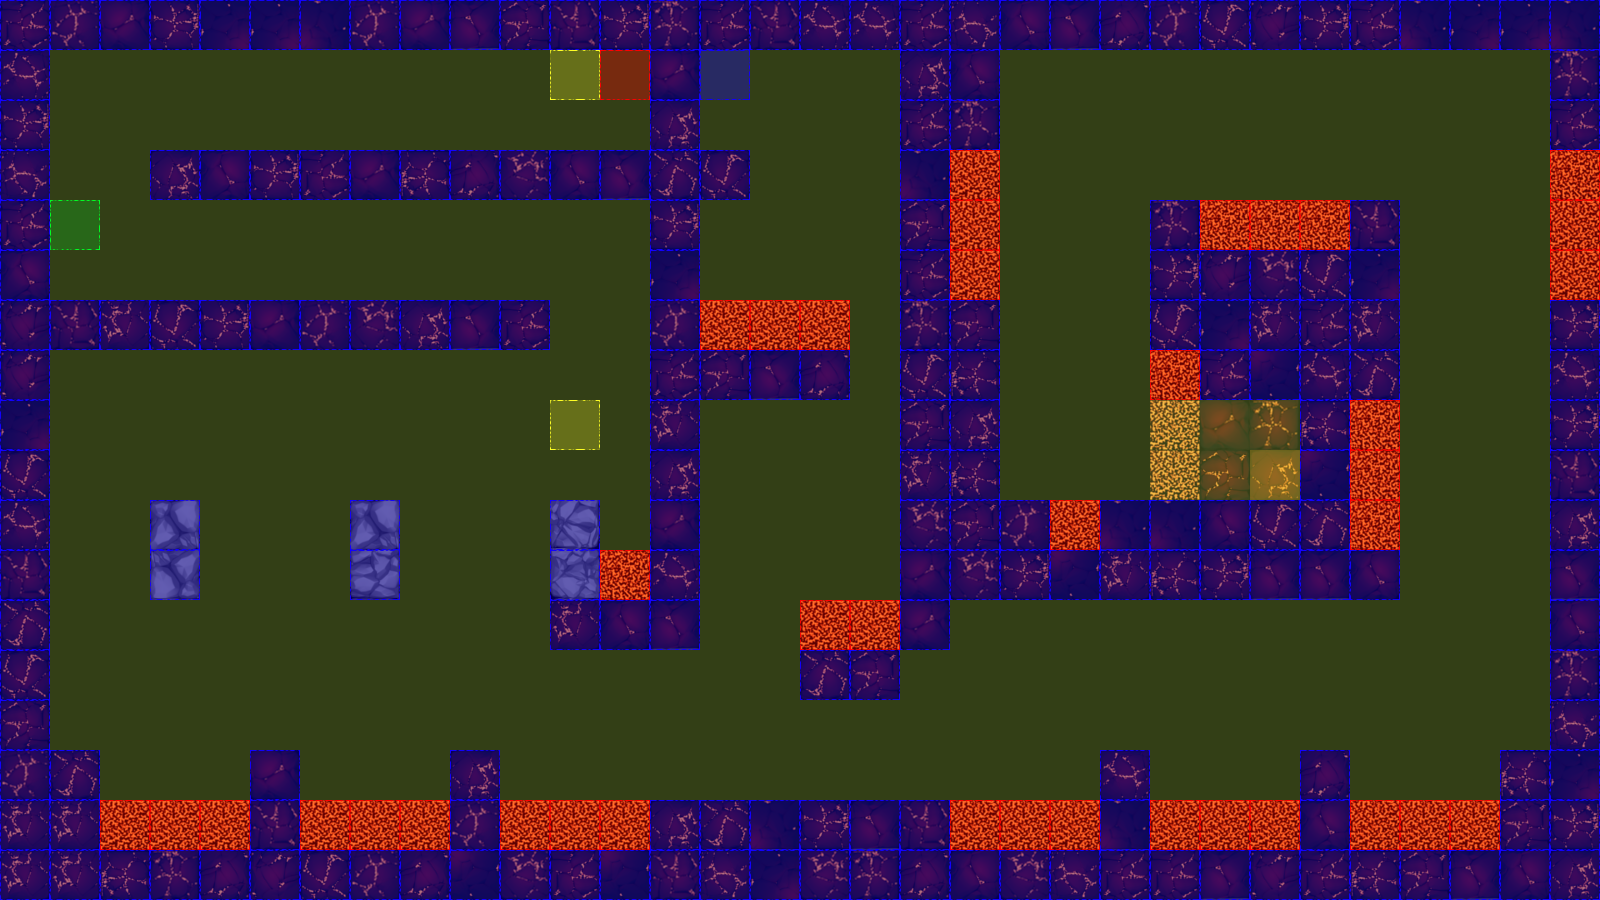

Rendered tile map (Tiled .tmx) drawn with the repository's tilesets; below, a short description and the map source with its tile grids summarised:
An orthogonal 32x18 tile map with 50x50 px tiles, 3 tile layers (terrain, collision, event), 2 tilesets.

<map version="1.0" orientation="orthogonal" renderorder="left-up" width="32" height="18" tilewidth="50" tileheight="50" nextobjectid="3">
 <tileset firstgid="1" name="dungeonTile.png" tilewidth="50" tileheight="50" tilecount="64" columns="8">
  <image source="tiles/dungeonTile.png" width="400" height="400" />
 </tileset>
 <tileset firstgid="65" name="collisionTile" tilewidth="50" tileheight="50" tilecount="12" columns="3">
  <image source="tiles/collisionTile.png" width="150" height="200" />
 </tileset>
 <layer name="terrain" width="32" height="18">
  <data>[576 cells, 253 non-empty, 29 distinct tile ids]</data>
 </layer>
 <layer name="collision" width="32" height="18">
  <data>[576 cells, 576 non-empty, 3 distinct tile ids]</data>
 </layer>
 <layer name="event" width="32" height="18">
  <data>[576 cells, 6 non-empty, 5 distinct tile ids]</data>
 </layer>
</map>
